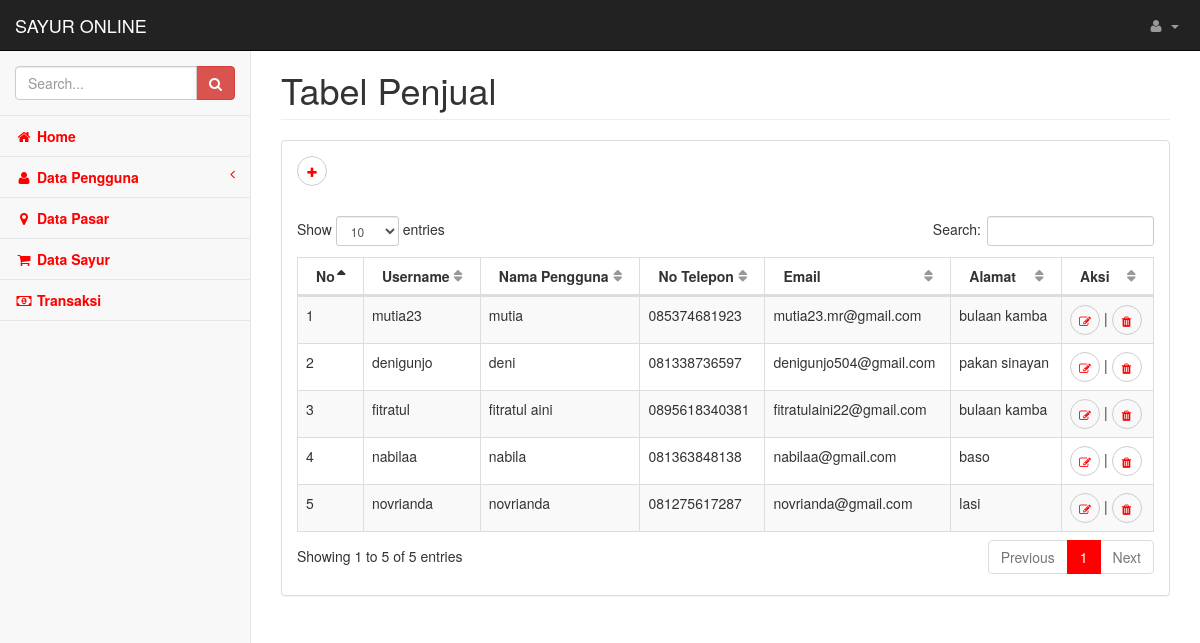
The page /index.php/backend/penjual on the database its author committed.
### tables this page shows
CREATE TABLE `pengguna` (
  `id_pengguna` int(11) NOT NULL,
  `username` varchar(20) NOT NULL,
  `password` varchar(50) NOT NULL,
  `nama` varchar(50) NOT NULL,
  `no_hp` varchar(15) NOT NULL,
  `email` varchar(50) NOT NULL,
  `alamat` text NOT NULL,
  `status` varchar(10) NOT NULL
);

### application/controllers/Backend.php (called while the page is built, shortened)
<?php
class Backend extends CI_Controller {
    public function __construct()
    {
    	$this->load->model('M_pengguna');
        $this->load->model('M_pasar');
        $this->load->model('M_sayur');
        $this->load->model('M_transaksi');
        $this->load->library('form_validation');
        $this->load->helper(array('form', 'url'));
    }
    public function penjual()
    {
        $data['data_pengguna'] = $this->M_pengguna->GetPenjual();
        $this->load->view('penjual/tabel_penjual', $data);
    }
}

### index.php (called while the page is built, shortened)
<?php
require_once BASEPATH.'core/CodeIgniter.php';

### application/models/M_pengguna.php (called while the page is built, shortened)
<?php
class M_pengguna extends CI_Model {
	public function GetPenjual()
	{
		return $this->db->query('select * from pengguna where status="penjual"');
	}
}

### application/views/penjual/tabel_penjual.php (the view, shortened to what this page needs)
<!DOCTYPE html>
<html lang="en">
    <head>
    </head>
    <body>
        <div id="wrapper">
            <nav class="navbar navbar-inverse navbar-fixed-top" role="navigation">
            </nav>
            <div id="page-wrapper">
                <div class="row">
                    <div class="col-lg-12">
                        <h1 class="page-header">Tabel Penjual</h1>
                    </div>
                </div>
                <div class="row">
                    <div class="col-lg-12">
                        <div class="panel panel-default">
                            <div class="panel-body">
                                <a href="<?php echo base_url('Backend/tambah_penjual')?>" class="btn btn-default btn-sm btn-outline btn-circle"><i class="fa fa-plus" style="color: red;"></i></a>
                            </div>
                            <div class="panel-body">
                                <div class="dataTable_wrapper">
                                    <table class="table table-striped table-bordered table-hover" id="dataTables-example">
                                        <thead>
                                            <tr>
                                                <th>No</th>
                                                <th>Username</th>
                                                <th>Nama Pengguna</th>
                                                <th>No Telepon</th>
                                                <th>Email</th>
                                                <th>Alamat</th>
                                                <th>Aksi</th>
                                            </tr>
                                        </thead>
                                        <tbody>
                                            <?php
                                              $no=+1;
                                              foreach ($data_pengguna->result_array() as $pengguna) { ?>
                                              <tr>
                                                <td><?php echo $no; ?></td>
                                                <td><?php echo $pengguna['username'] ?></td>
                                                <td><?php echo $pengguna['nama'] ?></td>
                                                <td><?php echo $pengguna['no_hp'] ?></td>
                                                <td><?php echo $pengguna['email'] ?></td>
                                                <td><?php echo $pengguna['alamat'] ?></td>
                                                <td>
                                                 <a href="<?php echo base_url('Backend/edit_penjual/'.$pengguna['id_pengguna']) ?>" class="btn btn-default btn-sm btn-outline btn-circle"><i class="fa fa-edit" style="color: red;"></i></a> |
                                                  <a onclick="deleteConfirm('<?php echo site_url('Backend/hapus_penjual/').$pengguna['id_pengguna']; ?>')" href="#!" class="btn btn-default btn-sm btn-outline btn-circle"><i class="fa fa-trash" style="color: red;"></i></a>
                                                </td>
                                              </tr>
                                            <?php
                                              $no++; } ?>
                                      </tbody>
                                    </table>
                                </div>
                            </div>
                        </div>
                    </div>
                </div>
            </div>
        </div>
    </body>
</html>

### assets/backend/css/startmin.css (style rules this page uses)
body { background-color: #f8f8f8; }
#wrapper { width: 100%; }
#page-wrapper { padding: 30px 15px 0 15px; min-height: 568px; background-color: #fff; }
@media (min-width:768px) { #page-wrapper { position: inherit; margin-left: 250px; padding: 30px 30px 0 30px; border-left: 1px solid #e7e7e7; } }
.btn-outline { color: inherit; background-color: transparent; transition: all .5s; }
table.dataTable thead .sorting, table.dataTable thead .sorting_asc, table.dataTable thead .sorting_desc, table.dataTable thead .sorting_asc_disabled, table.dataTable thead .sorting_desc_disabled { background: 0 0; }
table.dataTable thead .sorting_asc:after { content: "\f0de"; float: right; font-family: fontawesome; }
table.dataTable thead .sorting:after { content: "\f0dc"; float: right; font-family: fontawesome; color: rgba(50,50,50,.5); }
.btn-circle { width: 30px; height: 30px; padding: 6px 0; border-radius: 15px; text-align: center; font-size: 12px; line-height: 1.428571429; }

### rows shown on the page
pengguna: username "mutia23", nama "mutia", no_hp "085374681923", email "mutia23.mr@gmail.com", alamat "bulaan kamba"
pengguna: username "denigunjo", nama "deni", no_hp "081338736597", email "denigunjo504@gmail.com", alamat "pakan sinayan"
pengguna: username "fitratul", nama "fitratul aini", no_hp "0895618340381", email "fitratulaini22@gmail.com", alamat "bulaan kamba"
pengguna: username "nabilaa", nama "nabila", no_hp "081363848138", email "nabilaa@gmail.com", alamat "baso"
pengguna: username "novrianda", nama "novrianda", no_hp "081275617287", email "novrianda@gmail.com", alamat "lasi"
